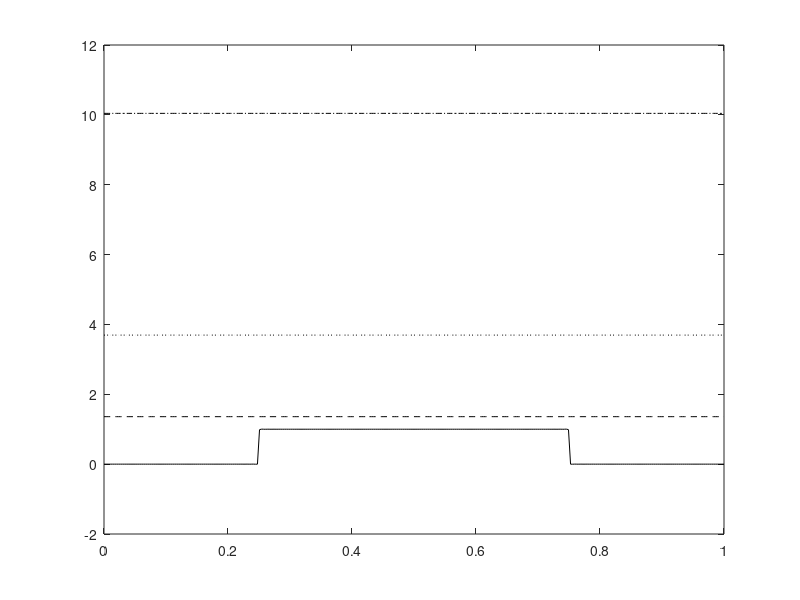

The MATLAB source for this figure: (Note: this script raises an error after producing the figure.)
% Set values for plotting
xs = linspace(0, 1, 300);
ts = [0, 1, 2, 3];
max_n = 6969;

% Damping terms
as = [-1, 0, 1];

% Initial condition Fourier coefficients
c0 = 1/2;
c = @(n) 2/(n*pi)*(sin(3*n*pi/4) - sin(n*pi/4));
d = @(n) -2/(n*pi)*(cos(3*n*pi/4) - cos(n*pi/4));

% Eigenfunctions
gamma = @(n, x) cos(n*pi*x);
psi = @(n, x) sin(n*pi*x);

% Eigenvalue
lambda = @(n, a) a + n^2*pi^2;

%% 1 (a)

% Fourier sine series terms
n_term = @(x, t, n, a) c(n)*exp(-lambda(n, a)*t)*gamma(n, x);

% Fourier series values for different damping terms
for a = as
  % Fourier series values for different t
  fs = zeros(length(ts), length(xs));
  row = 1;

  for t = ts
    f = c0 * exp(-lambda(0, a) * t);

    for n = 1:max_n
      f = f + n_term(xs, t, n, a);
    end

    fs(row, :) = f;
    row = row + 1;
  end

  % Plotting the computed series
  figure();
  plot( ...
    xs, fs(1, :), 'k', ...
    xs, fs(2, :), 'k--', xs, ...
    fs(3, :), 'k:', ...
    xs, fs(4, :), 'k-.' ...
  );

  legend(strcat('u(x, ', string(ts), ')'));
  title(strcat('1(a) with \alpha=', string(a)));
end

%% 1 (b)

% Fourier sine series terms
n_term = @(x, t, n, a) exp(-lambda(n, a)*t)*(c(n)*gamma(n, x)+d(n)*psi(n, x));

% Fourier series values for different damping terms
for a = as
  % Fourier series values for different t
  fs = zeros(length(ts), length(xs));
  row = 1;

  for t = ts
    f = c0 * exp(-lambda(0, a) * t);

    for n = 1:max_n
      f = f + n_term(xs, t, n, a);
    end

    fs(row, :) = f;
    row = row + 1;
  end

  % Plotting the computed series
  figure();
  plot( ...
    xs, fs(1, :), 'k', ...
    xs, fs(2, :), 'k--', xs, ...
    fs(3, :), 'k:', ...
    xs, fs(4, :), 'k-.' ...
  );

  legend(strcat('u(x, ', string(ts), ')'));
  title(strcat('1(b) with \alpha=', string(a)));
end
